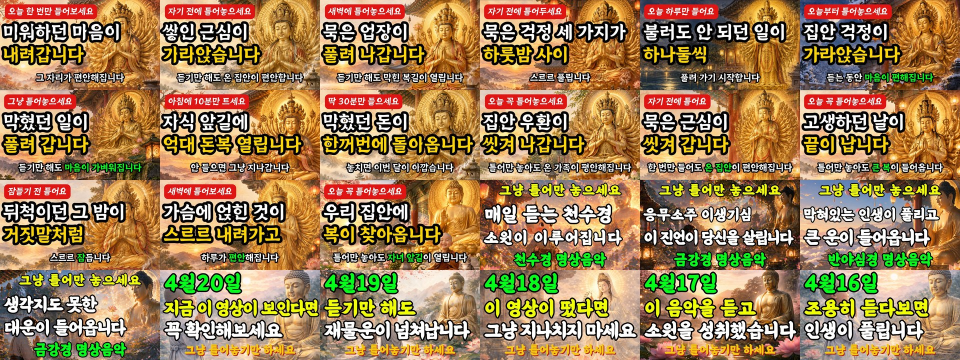
#> input picture 썸네일벽보-불심명언.jpg, 1920 x 720 px (shown at 1/2 size)
$ python -i '썸네일만들기.py'   (imports and definitions only)
#> lines starting #> are read from the running program, lines starting #| are printed output that depends on the picture
# -*- coding: utf-8 -*-
r"""
골드TV 썸네일 만들기

잘 나가는 불교 채널 썸네일을 뜯어보고 맞춘 형태입니다.

    · 줄마다 반투명 검은 띠를 깔아 그림 위에서도 글자가 또렷합니다
    · 줄마다 크기를 달리해 강약을 줍니다 (핵심 줄이 가장 큽니다)
    · 큰따옴표로 감싼 말은 색을 달리해 튀게 합니다
    · 두꺼운 검은 외곽선, 왼쪽 정렬, 오른쪽은 불상 자리로 비웁니다

사용법
    python 썸네일만들기.py 배경.png 출력.png ^
        --줄 "지금 꼭 틀어놓으세요" --줄 "뿌린 대로 거두어" ^
        --줄 "\"큰 복\" 쏟아집니다"

    여러 장을 한 번에
    python 썸네일만들기.py 배경.png --목록 문구들.json
    [{"줄":["1줄","2줄","3줄"], "출력":"D:/.../안1.png"}, ...]
"""

import argparse
import io
import json
import os
import re
import sys

try:
    from PIL import Image, ImageDraw, ImageFont
except ImportError:
    sys.exit("pillow 가 없습니다:  pip install pillow")

가로, 세로 = 1280, 720

사용자글꼴 = os.path.join(
    os.environ.get("LOCALAPPDATA", ""), "Microsoft", "Windows", "Fonts")

글꼴표 = {
    "안성탕면": os.path.join(사용자글꼴, "Ansungtangmyun-Bold.ttf"),
    "안성탕면ESG": os.path.join(사용자글꼴, "Ansungtangmyun-ESG.ttf"),
    "을지로": os.path.join(사용자글꼴, "BMEULJIRO.otf"),
    "지마켓": os.path.join(사용자글꼴, "GmarketSansTTFBold.ttf"),
    "어그로": os.path.join(사용자글꼴, "SB 어그로 B.ttf"),
    "한나": os.path.join(사용자글꼴, "BMHANNAProOTF.otf"),
    "도현": os.path.join(사용자글꼴, "BMDOHYEON_ttf.ttf"),
    "맑은고딕": r"C:\Windows\Fonts\malgunbd.ttf",
}

# 줄 색 (강조어가 아닌 보통 글자)
줄색 = ["#FFFFFF", "#7CFF4A", "#FFFFFF", "#FFE400"]
# 큰따옴표로 감싼 말에 쓰는 색 — 같은 줄에서 확 튀게 합니다
강조색 = ["#FFE400", "#FFE400", "#FF4A6E", "#FF4A6E"]
외곽색 = (8, 6, 4)

# 줄마다 크기 비율 (평평하지 않게 강약을 줍니다)
크기비율 = [0.92, 1.0, 1.0, 1.08]

왼쪽여백 = 34
위여백 = 22
아래여백 = 22
글상자폭 = 720          # 오른쪽은 불상 자리로 비웁니다
최소자간비율 = -0.12
띠투명도 = 170          # 0=없음, 255=완전 검정
띠여백 = 12
줄틈 = 10            # 줄과 줄 사이 간격


# [15 lines left out: functions 글꼴열기, 조각내기, not called in this run]


def 줄폭(글, 글꼴, 자간):
    return sum(글꼴.getlength(c) for c in 글) + max(0, len(글) - 1) * 자간


# [27 lines left out: functions 자간계산, 한줄그리기, not called in this run]


def 배경열기(경로):
#> called with 경로 = '../../썸네일벽보-불심명언.jpg'
    그림 = Image.open(경로).convert("RGB")
#> 그림 is the input picture: PIL image 1920x720 RGB; mean R, G, B 154.8, 123.3, 82.7
    비율 = max(가로 / 그림.width, 세로 / 그림.height)
#> 비율 = 1
    새 = (int(그림.width * 비율 + 0.5), int(그림.height * 비율 + 0.5))
#> 새 = (1920, 720)
    그림 = 그림.resize(새, Image.LANCZOS)
    좌 = (그림.width - 가로) // 2
#> 좌 = 320
    상 = (그림.height - 세로) // 2
#> 상 = 0
    return 그림.crop((좌, 상, 좌 + 가로, 상 + 세로))
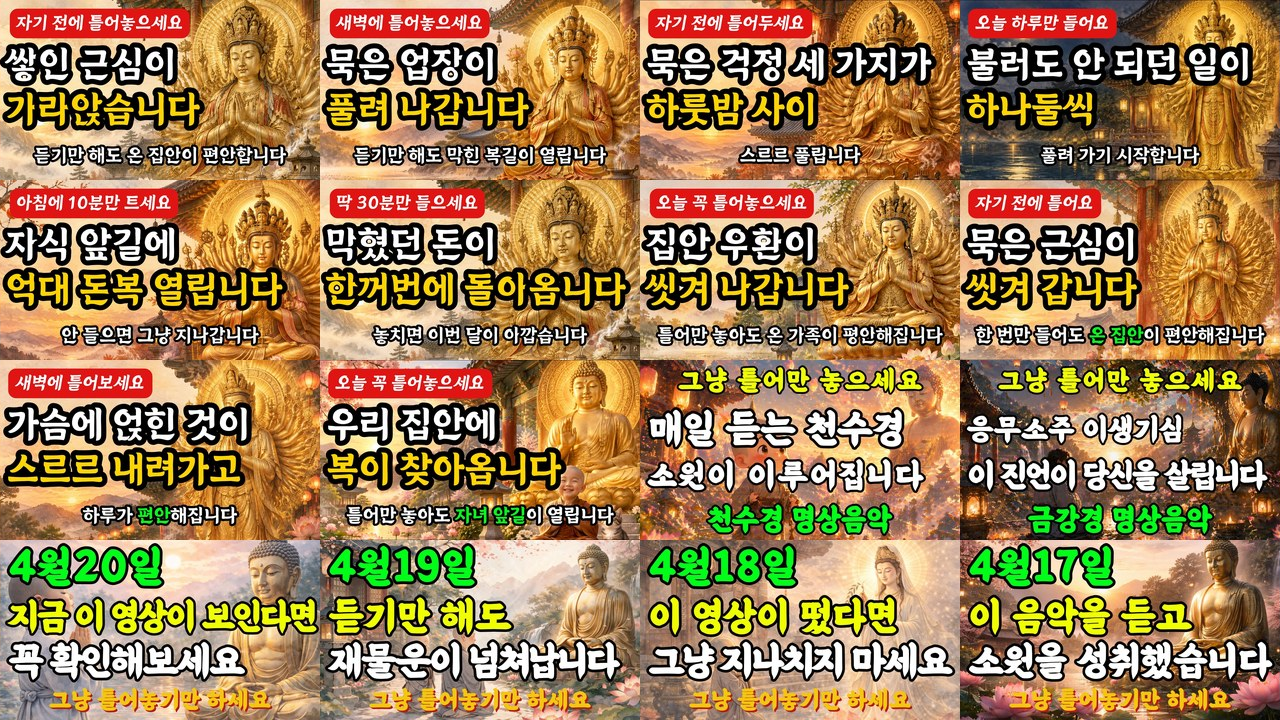
#> returned value: PIL image 1280x720 RGB; mean R, G, B 156.9, 124.3, 81.8


# [66 lines left out: functions 기본크기, 만들기, not called in this run]


# [14 lines not run here, left out]

>>> result = 배경열기('../../썸네일벽보-불심명언.jpg')
